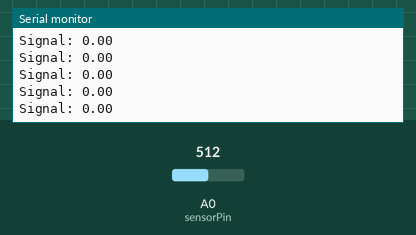
Bench run of a sketch on a simulated Arduino Uno, built with avr-gcc and run on an emulated ATmega328P. Parts: the last lines printed to the serial monitor. The inputs (shaded band) are chosen by the test bench; at power-on: A0 (sensorPin) = 512. No radio packets arrive unless stated.

Above: at 3.5 s.
3.6 s: A0 (sensorPin) set to 682
At 3.87 s:
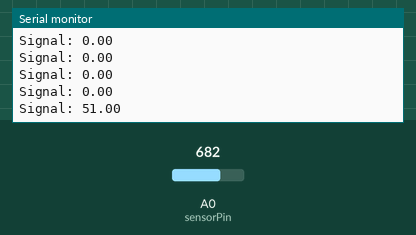
6.6 s: A0 (sensorPin) set to 650
At 6.63 s:
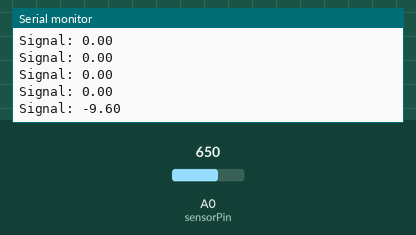
Timing chart, 0 to 9.6 s (numbered marks = the images above; inputs shaded):
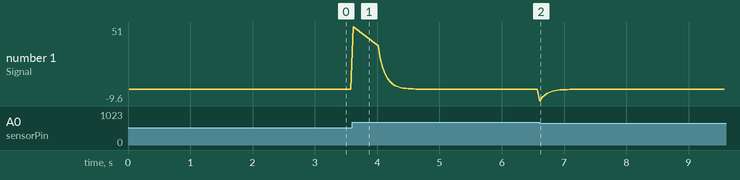

The sketch:

transmitter.ino
```cpp
#include <SPI.h>
#include <nRF24L01.h>
#include <RF24.h>

RF24 radio(9, 10);
const byte address[6] = "00001";
int sensorPin = A0;

float filteredSignal = 0;
float prevSignal = 0;
float alpha = 0.3;
float threshold = 25;
unsigned long lastBlink = 0;
int blinkCount = 0;

void setup() {
  Serial.begin(9600);
  radio.begin();
  radio.setDataRate(RF24_250KBPS);
  radio.setPALevel(RF24_PA_LOW);
  radio.openWritingPipe(address);
  radio.stopListening();
  Serial.println("Neuro ready");
}

void loop() {
  int raw = analogRead(sensorPin);
  float centered = raw - 512;
  filteredSignal = filteredSignal + alpha * (centered - filteredSignal);
  float spike = filteredSignal - prevSignal;
  prevSignal = filteredSignal;
  Serial.print("Signal: ");
  Serial.println(spike);
  delay(40);

  if (spike > threshold && millis() - lastBlink > 400) {
    lastBlink = millis();
    blinkCount++;
    delay(350);
    if (blinkCount == 1) {
      char cmd = 'F';
      radio.write(&cmd, sizeof(cmd));
      Serial.println("FORWARD");
    }
    if (blinkCount == 2) {
      char cmd = 'B';
      radio.write(&cmd, sizeof(cmd));
      Serial.println("BACKWARD");
      blinkCount = 0;
    }
  }
}
```

Measured:
- after the input at 3.6 s, the serial monitor: prints a new line at once (image 1)
- after the input at 6.6 s, the serial monitor: prints a new line at once (image 2)
